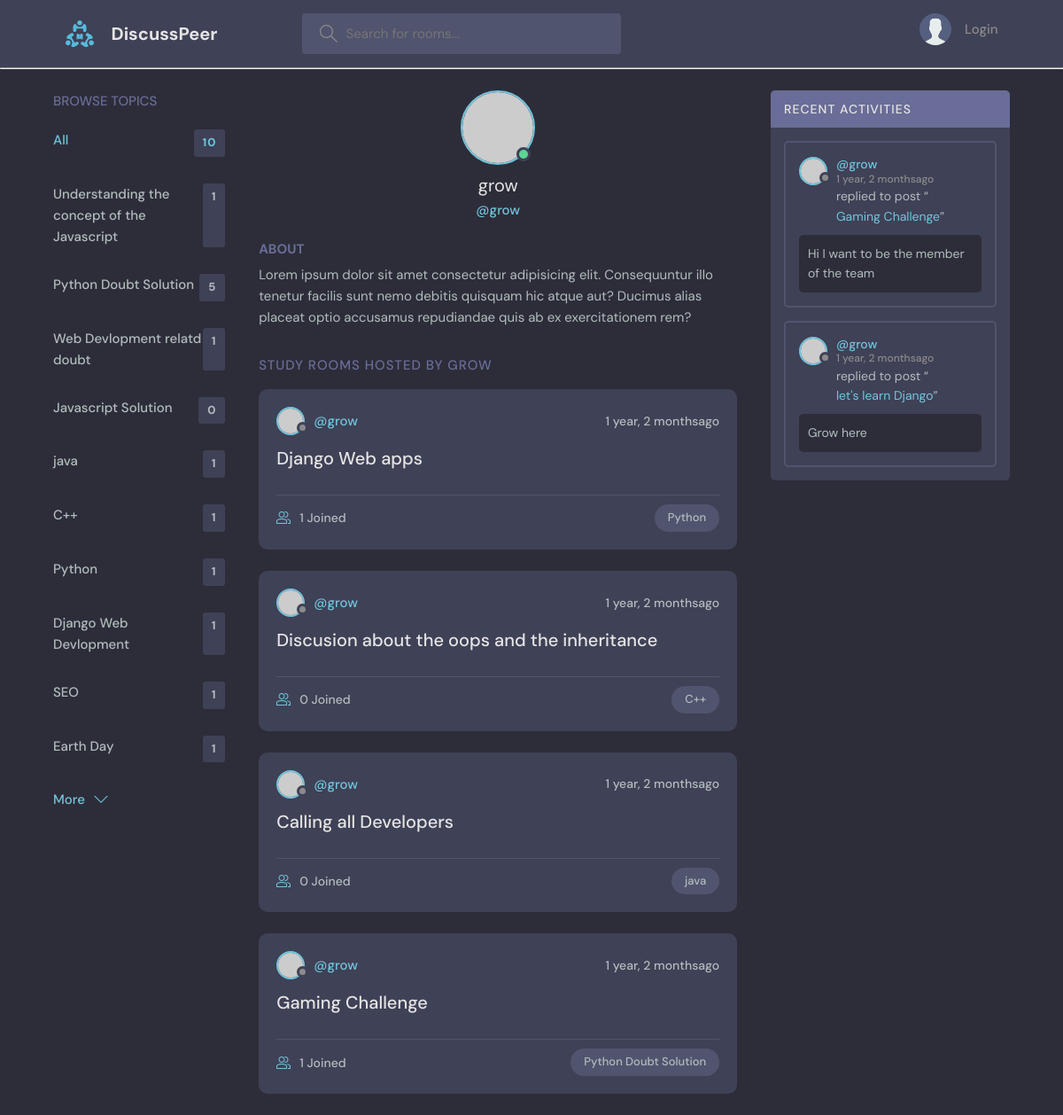
/userProfile/4/, run on an earlier commit of the app's database.
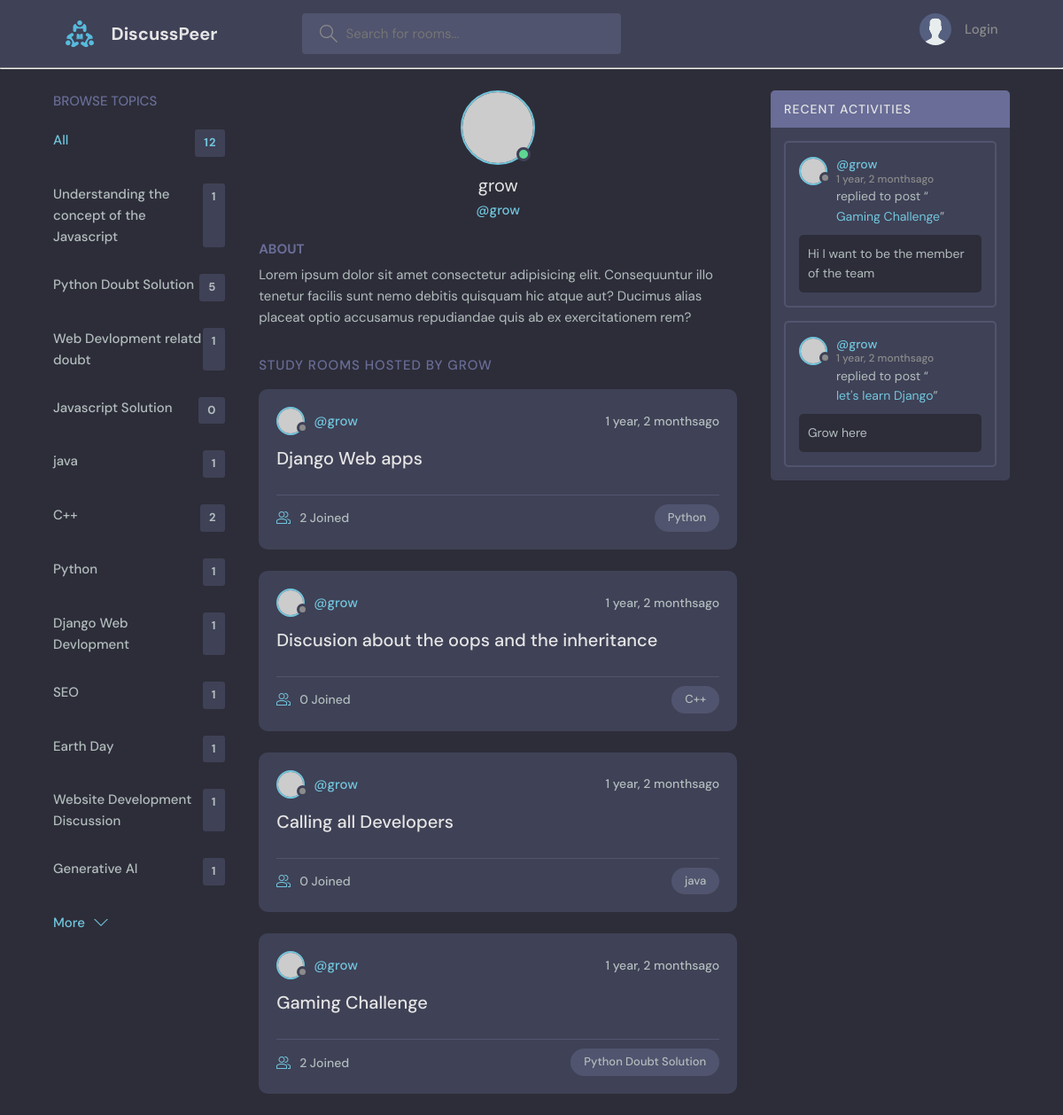
And on a later commit of the database.
### base/models.py (models this page shows, shortened)
class Topic(models.Model):
    name=models.CharField(max_length=200)

class Room(models.Model):
    host=models.ForeignKey(User, on_delete= models.SET_NULL,null=True)
    topic=models.ForeignKey('Topic', on_delete= models.SET_NULL, null=True)
    name=models.CharField(max_length=200)
    description= models.TextField(null=True, blank=True)
    participants=models.ManyToManyField(User,related_name='participants', blank=True)
    update= models.DateTimeField(auto_now=True)
    created= models.DateTimeField(auto_now_add=True)
    class Meta:
        ordering = ['-update','-created']
    def __str__(self) :
        return self.name

class Message(models.Model):
    user=models.ForeignKey(User, on_delete= models.CASCADE)
    room= models.ForeignKey(Room, on_delete= models.CASCADE)
    body= models.TextField()
    update= models.DateTimeField(auto_now=True)
    created= models.DateTimeField(auto_now_add=True)
    class Meta:
        ordering = ['-update','-created']
    def __str__(self):
        return self.body[0:50]

### base/views.py (the view)
# urls.py: path('userProfile/<str:pk>/', views.userProfile , name="user-profile"),
def userProfile(request,pk):
   user= User.objects.get(id=pk)
   room= user.room_set.all()
   room_messages= user.message_set.all()
   topics=Topic.objects.all()
   context={'user' : user,'rooms':room,'topics':topics , 'room_messages':room_messages}
   return render(request,'base/userProfile.html',context)

### base/templates/base/userProfile.html (shortened to what this page needs)
{% extends "main.html" %}
{% block body %}
<main class="profile-page layout layout--3">
    <div class="container">
       {% include "base/topic_component.html" %}
      <div class="roomList">
        <div class="profile">
          <div class="profile__avatar">
            <div class="avatar avatar--large active">
              <img src="https://randomuser.me/api/portraits/men/11.jpg" />
            </div>
          </div>
          <div class="profile__info">
            <h3>{{user.username}}</h3>
            <p>@{{user.username}}</p>
          </div>
          <div class="profile__about">
            <h3>About</h3>
            <p>
              Lorem ipsum dolor sit amet consectetur adipisicing elit. Consequuntur illo tenetur
              facilis sunt nemo debitis quisquam hic atque aut? Ducimus alias placeat optio
              accusamus repudiandae quis ab ex exercitationem rem?
            </p>
          </div>
        </div>
        <div class="roomList__header">
          <div>
            <h2>Study Rooms Hosted by {{user.username}}</a>
            </h2>
          </div>
        </div>
        {% include 'base/feed_component.html' %}
      </div>
      {% include 'base/activity_component.html' %}
    </div>
</main>
{% endblock body %}

### templates/main.html (shortened to what this page needs)
<!DOCTYPE html>
<html lang="en">
  {% load static %}
  <head>
    <link rel="stylesheet" href="{% static "style/style.css" %}" />
  </head>
  <body>
   {% include "navbar.html" %}
    <hr>
    {% block body %}
    {% endblock body %}
  </body>
</html>

### templates/navbar.html (shortened to what this page needs)
{% load static %}
<header class="header header--loggedIn">
    <div class="container">
      <a href="{% url 'index' %}" class="header__logo">
        <img src="{% static "images/assets/logo.svg" %}" />
        <h1>DiscussPeer</h1>
      </a>
      <form class="header__search" action="{% url 'index' %}" method="GET"  >
        <label>
          <input name="q" id="searchquery" placeholder="Search for rooms..." />
        </label>
      </form>
      <nav class="header__menu">
          {% if request.user.is_authenticated %}
          <div class="header__user">
              <a href="{% url 'user-profile'  request.user.id %}">
                  <div class="avatar avatar--medium active">
                      <img src="https://randomuser.me/api/portraits/men/37.jpg" />
                    </div>
                    <p>{{request.user.username}}<span>@{{request.user.username}}</span></p>
                </a>
                <button class="dropdown-button">
                    <svg version="1.1" xmlns="http://www.w3.org/2000/svg" width="32" height="32" viewBox="0 0 32 32">
                        <title>chevron-down</title>
                        <path d="M16 21l-13-13h-3l16 16 16-16h-3l-13 13z"></path>
                    </svg>
                </button>
            </div>
            {% else %}
            <a href="{% url 'login' %}">
              <img src="{% static "images/assets/avatar.svg" %}" />
              <p>Login</p>
            </a>
            {% endif %}
      </nav>
    </div>
  </header>

### base/templates/base/topic_component.html
<div class="topics">
  <div class="topics__header">
    <h2>Browse Topics</h2>
  </div>
  <ul class="topics__list">
    <li>
      <a href="{% url 'index' %}" class="active">All <span>{{topics.count}}</span></a>
    </li>
    {% for topic in topics %}
    <li>
      <a href="{% url 'index' %}?q={{topic.name}}">{{topic.name}}
        <span>{{topic.room_set.all.count}}</span></a>
    </li>
    {% endfor %}
  </ul>
  <a class="btn btn--link" href="{% url 'topic-page' %}">
    More
    <svg version="1.1" xmlns="http://www.w3.org/2000/svg" width="32" height="32" viewBox="0 0 32 32">
      <title>chevron-down</title>
      <path d="M16 21l-13-13h-3l16 16 16-16h-3l-13 13z"></path>
    </svg>
  </a>
</div>

### base/templates/base/feed_component.html (shortened to what this page needs)
{% for room in rooms %}
<div class="roomListRoom">
  <div class="roomListRoom__header">
    <a href="{% url 'user-profile' room.host.id %}" class="roomListRoom__author">
      <div class="avatar avatar--small">
        <img src="https://randomuser.me/api/portraits/women/11.jpg" />
      </div>
      <span>@{{room.host.username}} </span>
    </a>
    <div class="roomListRoom__actions">
      <span>{{room.created|timesince}}ago</span>
    </div>
  </div>
  <div class="roomListRoom__content">
    <a href="{% url 'room' room.id %}">{{room.name}}</a>
  </div>
  <div class="roomListRoom__meta">
    <a href="{% url 'room' room.id %}" class="roomListRoom__joined">
      {{room.participants.all.count}} Joined
    </a>
    <p class="roomListRoom__topic">{{room.topic.name}}</p>
  </div>
</div>
{% endfor %}

### base/templates/base/activity_component.html (shortened to what this page needs)
<div class="activities">
  <div class="activities__header">
    <h2>Recent Activities</h2>
  </div>
  {% for message in room_messages  %}
  <div class="activities__box">
    <div class="activities__boxHeader roomListRoom__header">
      <a href="{% url 'user-profile' message.user.id %}" class="roomListRoom__author">
        <div class="avatar avatar--small">
          <img src="https://randomuser.me/api/portraits/women/11.jpg" />
        </div>
        <p>
          @{{message.user}}
          <span>{{message.created|timesince}}ago</span>
        </p>
      </a>
    </div>
    <div class="activities__boxContent">
      <p>replied to post “<a href="{% url 'room' message.room.id %}">{{message.room}}</a>”</p>
      <div class="activities__boxRoomContent">
        {{message}}
      </div>
    </div>
  </div>
  {% endfor %}
</div>

What changed in the data, as far as the page shows it:
computed for Topic (number 6 of 12 on the later page): room_set.all.count "1" → "2"
added Topic: name "Website Development Discussion", room_set.all.count "1"
added Topic: name "Generative AI", room_set.all.count "1"
computed for Room "Django Web apps": participants.all.count "1" → "2"
computed for Room "Gaming Challenge": participants.all.count "1" → "2"
Also different on the page:
{{ topics.count }}: "10" → "12"
